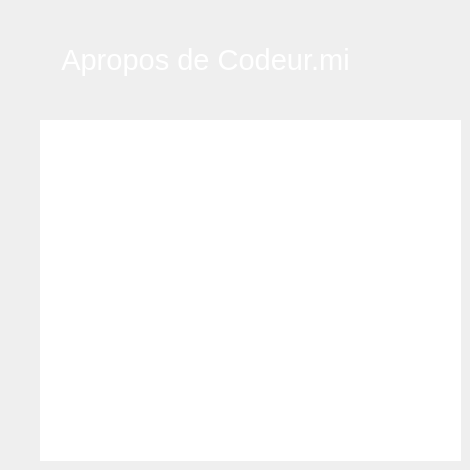
      <widget class="QWidget" name="page_22">
       <widget class="QLabel" name="label_71">
        <property name="geometry">
         <rect>
          <x>30</x>
          <y>40</y>
          <width>351</width>
          <height>41</height>
         </rect>
        </property>
        <property name="styleSheet">
         <string notr="true">font: 63  &quot;Yu Gothic UI Semibold&quot;;
color: rgb(255, 255, 255);</string>
        </property>
        <property name="text">
         <string>&lt;html&gt;&lt;head/&gt;&lt;body&gt;&lt;p align=&quot;center&quot;&gt;&lt;span style=&quot; font-size:22pt;&quot;&gt;Apropos de Codeur.mi&lt;/span&gt;&lt;/p&gt;&lt;/body&gt;&lt;/html&gt;</string>
        </property>
       </widget>
       <widget class="QTextEdit" name="textEdit_5">
        <property name="geometry">
         <rect>
          <x>40</x>
          <y>120</y>
          <width>421</width>
          <height>341</height>
         </rect>
        </property>
        <property name="cursor" stdset="0">
         <cursorShape>ArrowCursor</cursorShape>
        </property>
        <property name="styleSheet">
         <string notr="true">font: 63  &quot;Yu Gothic UI Semibold&quot;;
color: rgb(255, 255, 255);</string>
        </property>
        <property name="frameShape">
         <enum>QFrame::NoFrame</enum>
        </property>
        <property name="html">
         <string>&lt;!DOCTYPE HTML PUBLIC &quot;-//W3C//DTD HTML 4.0//EN&quot; &quot;http://www.w3.org/TR/REC-html40/strict.dtd&quot;&gt;
&lt;html&gt;&lt;head&gt;&lt;meta name=&quot;qrichtext&quot; content=&quot;1&quot; /&gt;&lt;style type=&quot;text/css&quot;&gt;
p, li { white-space: pre-wrap; }
&lt;/style&gt;&lt;/head&gt;&lt;body style=&quot; font-family:'MS Shell Dlg 2'; font-size:8.25pt; font-weight:56; font-style:normal;&quot;&gt;
&lt;p style=&quot;-qt-paragraph-type:empty; margin-top:0px; margin-bottom:0px; margin-left:0px; margin-right:0px; -qt-block-indent:0; text-indent:0px; font-size:13pt; font-weight:400;&quot;&gt;&lt;br /&gt;&lt;/p&gt;
&lt;p style=&quot; margin-top:0px; margin-bottom:0px; margin-left:0px; margin-right:0px; -qt-block-indent:0; text-indent:0px;&quot;&gt;&lt;span style=&quot; font-size:18pt; font-weight:600;&quot;&gt; &lt;/span&gt;&lt;span style=&quot; font-size:18pt; font-weight:400;&quot;&gt;Nom du logiciel: &lt;/span&gt;&lt;span style=&quot; font-size:18pt; font-weight:600;&quot;&gt;Codeur.mi&lt;/span&gt;&lt;/p&gt;
&lt;p style=&quot; margin-top:0px; margin-bottom:0px; margin-left:0px; margin-right:0px; -qt-block-indent:0; text-indent:0px;&quot;&gt;&lt;span style=&quot; font-size:18pt; font-weight:600;&quot;&gt; &lt;/span&gt;&lt;/p&gt;
&lt;p style=&quot; margin-top:0px; margin-bottom:0px; margin-left:0px; margin-right:0px; -qt-block-indent:0; text-indent:0px;&quot;&gt;&lt;span style=&quot; font-size:18pt; font-weight:600;&quot;&gt; &lt;/span&gt;&lt;span style=&quot; font-size:18pt; font-weight:400;&quot;&gt;Version : 1.0.1&lt;/span&gt;&lt;/p&gt;
&lt;p style=&quot; margin-top:0px; margin-bottom:0px; margin-left:0px; margin-right:0px; -qt-block-indent:0; text-indent:0px;&quot;&gt;&lt;span style=&quot; font-size:18pt; font-weight:400;&quot;&gt; &lt;/span&gt;&lt;/p&gt;
&lt;p style=&quot; margin-top:0px; margin-bottom:0px; margin-left:0px; margin-right:0px; -qt-block-indent:0; text-indent:0px;&quot;&gt;&lt;span style=&quot; font-size:18pt; font-weight:400;&quot;&gt; copyright @ 2020 , nucleus inc. &lt;/span&gt;&lt;/p&gt;
&lt;p style=&quot; margin-top:0px; margin-bottom:0px; margin-left:0px; margin-right:0px; -qt-block-indent:0; text-indent:0px;&quot;&gt;&lt;span style=&quot; font-size:18pt; font-weight:400;&quot;&gt; Tous droit réservés &lt;/span&gt;&lt;/p&gt;
&lt;p style=&quot;-qt-paragraph-type:empty; margin-top:0px; margin-bottom:0px; margin-left:0px; margin-right:0px; -qt-block-indent:0; text-indent:0px; font-size:18pt; font-weight:400;&quot;&gt;&lt;br /&gt;&lt;/p&gt;
&lt;p style=&quot; margin-top:0px; margin-bottom:0px; margin-left:0px; margin-right:0px; -qt-block-indent:0; text-indent:0px;&quot;&gt;&lt;span style=&quot; font-size:18pt; font-weight:400;&quot;&gt; Licence MIT&lt;/span&gt;&lt;/p&gt;
&lt;p style=&quot;-qt-paragraph-type:empty; margin-top:0px; margin-bottom:0px; margin-left:0px; margin-right:0px; -qt-block-indent:0; text-indent:0px; font-size:18pt; font-weight:400;&quot;&gt;&lt;br /&gt;&lt;/p&gt;
&lt;p style=&quot; margin-top:0px; margin-bottom:0px; margin-left:0px; margin-right:0px; -qt-block-indent:0; text-indent:0px;&quot;&gt;&lt;span style=&quot; font-size:18pt; font-weight:400;&quot;&gt; Fait avec     by nucleus @sminth&lt;/span&gt;&lt;/p&gt;&lt;/body&gt;&lt;/html&gt;</string>
        </property>
        <property name="textInteractionFlags">
         <set>Qt::NoTextInteraction</set>
        </property>
        <property name="placeholderText">
         <string/>
        </property>
       </widget>
       <widget class="QLabel" name="label_15">
        <property name="geometry">
         <rect>
          <x>157</x>
          <y>417</y>
          <width>21</width>
          <height>16</height>
         </rect>
        </property>
        <property name="styleSheet">
         <string notr="true">border-image: url(:/prefix1/coeur.png);</string>
        </property>
        <property name="text">
         <string/>
        </property>
       </widget>
      </widget>
